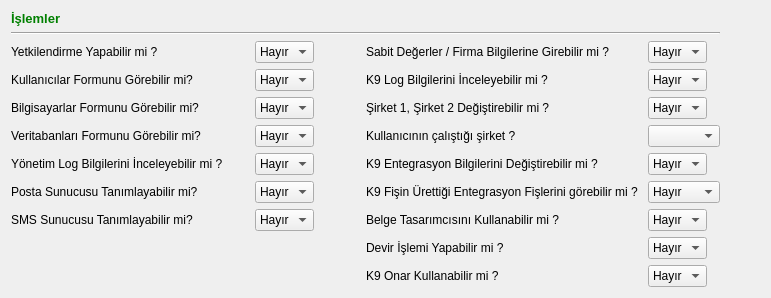
     <widget class="QWidget" name="tab_8">
      <attribute name="title">
       <string>Sistem</string>
      </attribute>
      <layout class="QGridLayout" name="gridLayout_16">
       <item row="0" column="0">
        <layout class="QGridLayout" name="gridLayout_2" columnstretch="0,0,1,0,0,1">
         <item row="0" column="0">
          <widget class="QLabel" name="label_191">
           <property name="sizePolicy">
            <sizepolicy hsizetype="Fixed" vsizetype="Fixed">
             <horstretch>0</horstretch>
             <verstretch>0</verstretch>
            </sizepolicy>
           </property>
           <property name="text">
            <string>&lt;!DOCTYPE HTML PUBLIC &quot;-//W3C//DTD HTML 4.0//EN&quot; &quot;http://www.w3.org/TR/REC-html40/strict.dtd&quot;&gt;
&lt;html&gt;&lt;head&gt;&lt;meta name=&quot;qrichtext&quot; content=&quot;1&quot; /&gt;&lt;style type=&quot;text/css&quot;&gt;
p, li { white-space: pre-wrap; }
&lt;/style&gt;&lt;/head&gt;&lt;body style=&quot; font-family:'Sans Serif'; font-size:10pt; font-weight:400; font-style:normal;&quot;&gt;
&lt;p style=&quot; margin-top:0px; margin-bottom:0px; margin-left:0px; margin-right:0px; -qt-block-indent:0; text-indent:0px;&quot;&gt;&lt;span style=&quot; font-weight:600; color:#008000;&quot;&gt;İşlemler&lt;/span&gt;&lt;/p&gt;&lt;/body&gt;&lt;/html&gt;</string>
           </property>
          </widget>
         </item>
         <item row="1" column="0" colspan="5">
          <widget class="Line" name="line_13">
           <property name="orientation">
            <enum>Qt::Horizontal</enum>
           </property>
          </widget>
         </item>
         <item row="2" column="0">
          <widget class="QLabel" name="label_27">
           <property name="sizePolicy">
            <sizepolicy hsizetype="Fixed" vsizetype="Expanding">
             <horstretch>0</horstretch>
             <verstretch>0</verstretch>
            </sizepolicy>
           </property>
           <property name="text">
            <string>Yetkilendirme Yapabilir mi ?</string>
           </property>
          </widget>
         </item>
         <item row="2" column="1">
          <widget class="QComboBox" name="yonetim_combo_box_k9_yetkilendirme">
           <property name="sizePolicy">
            <sizepolicy hsizetype="Fixed" vsizetype="Fixed">
             <horstretch>0</horstretch>
             <verstretch>0</verstretch>
            </sizepolicy>
           </property>
           <item>
            <property name="text">
             <string>Hayır</string>
            </property>
           </item>
           <item>
            <property name="text">
             <string>Evet</string>
            </property>
           </item>
          </widget>
         </item>
         <item row="2" column="3">
          <widget class="QLabel" name="label_50">
           <property name="sizePolicy">
            <sizepolicy hsizetype="Fixed" vsizetype="Expanding">
             <horstretch>0</horstretch>
             <verstretch>0</verstretch>
            </sizepolicy>
           </property>
           <property name="text">
            <string>Sabit Değerler / Firma Bilgilerine Girebilir mi ?        </string>
           </property>
          </widget>
         </item>
         <item row="2" column="4">
          <widget class="QComboBox" name="yonetim_combo_box_k9_sabit_degerler">
           <property name="sizePolicy">
            <sizepolicy hsizetype="Fixed" vsizetype="Fixed">
             <horstretch>0</horstretch>
             <verstretch>0</verstretch>
            </sizepolicy>
           </property>
           <item>
            <property name="text">
             <string>Hayır</string>
            </property>
           </item>
           <item>
            <property name="text">
             <string>Evet</string>
            </property>
           </item>
          </widget>
         </item>
         <item row="3" column="0">
          <widget class="QLabel" name="label_kullanicilar_formunu_gorebilir_mi">
           <property name="sizePolicy">
            <sizepolicy hsizetype="Fixed" vsizetype="Expanding">
             <horstretch>0</horstretch>
             <verstretch>0</verstretch>
            </sizepolicy>
           </property>
           <property name="text">
            <string>Kullanıcılar Formunu Görebilir mi?</string>
           </property>
          </widget>
         </item>
         <item row="3" column="1">
          <widget class="QComboBox" name="sistem_comboBox_kullanicilar_formunu_gorebilir_mi">
           <property name="sizePolicy">
            <sizepolicy hsizetype="Fixed" vsizetype="Fixed">
             <horstretch>0</horstretch>
             <verstretch>0</verstretch>
            </sizepolicy>
           </property>
           <item>
            <property name="text">
             <string>Hayır</string>
            </property>
           </item>
           <item>
            <property name="text">
             <string>Evet</string>
            </property>
           </item>
          </widget>
         </item>
         <item row="3" column="2">
          <spacer name="horizontalSpacer">
           <property name="orientation">
            <enum>Qt::Horizontal</enum>
           </property>
           <property name="sizeHint" stdset="0">
            <size>
             <width>40</width>
             <height>20</height>
            </size>
           </property>
          </spacer>
         </item>
         <item row="3" column="3">
          <widget class="QLabel" name="label_32">
           <property name="sizePolicy">
            <sizepolicy hsizetype="Fixed" vsizetype="Expanding">
             <horstretch>0</horstretch>
             <verstretch>0</verstretch>
            </sizepolicy>
           </property>
           <property name="text">
            <string>K9 Log Bilgilerini İnceleyebilir mi ?</string>
           </property>
          </widget>
         </item>
         <item row="3" column="4">
          <widget class="QComboBox" name="yonetim_combo_box_k9_log_bilgileri">
           <property name="sizePolicy">
            <sizepolicy hsizetype="Fixed" vsizetype="Fixed">
             <horstretch>0</horstretch>
             <verstretch>0</verstretch>
            </sizepolicy>
           </property>
           <item>
            <property name="text">
             <string>Hayır</string>
            </property>
           </item>
           <item>
            <property name="text">
             <string>Evet</string>
            </property>
           </item>
          </widget>
         </item>
         <item row="3" column="5">
          <spacer name="horizontalSpacer_62">
           <property name="orientation">
            <enum>Qt::Horizontal</enum>
           </property>
           <property name="sizeHint" stdset="0">
            <size>
             <width>40</width>
             <height>20</height>
            </size>
           </property>
          </spacer>
         </item>
         <item row="4" column="0">
          <widget class="QLabel" name="label_bilgisayarlar_formunu_gorebilir_mi">
           <property name="sizePolicy">
            <sizepolicy hsizetype="Fixed" vsizetype="Expanding">
             <horstretch>0</horstretch>
             <verstretch>0</verstretch>
            </sizepolicy>
           </property>
           <property name="text">
            <string>Bilgisayarlar Formunu Görebilir mi?</string>
           </property>
          </widget>
         </item>
         <item row="4" column="1">
          <widget class="QComboBox" name="sistem_comboBox_bilgisayarlar_formunu_gorebilir_mi">
           <property name="sizePolicy">
            <sizepolicy hsizetype="Fixed" vsizetype="Fixed">
             <horstretch>0</horstretch>
             <verstretch>0</verstretch>
            </sizepolicy>
           </property>
           <item>
            <property name="text">
             <string>Hayır</string>
            </property>
           </item>
           <item>
            <property name="text">
             <string>Evet</string>
            </property>
           </item>
          </widget>
         </item>
         <item row="5" column="0">
          <widget class="QLabel" name="label_firmalar_formunu_gorebilir_mi">
           <property name="sizePolicy">
            <sizepolicy hsizetype="Fixed" vsizetype="Expanding">
             <horstretch>0</horstretch>
             <verstretch>0</verstretch>
            </sizepolicy>
           </property>
           <property name="text">
            <string>Veritabanları Formunu Görebilir mi?</string>
           </property>
          </widget>
         </item>
         <item row="5" column="1">
          <widget class="QComboBox" name="sistem_comboBox_firmalar_formunu_gorebilir_mi">
           <property name="sizePolicy">
            <sizepolicy hsizetype="Fixed" vsizetype="Fixed">
             <horstretch>0</horstretch>
             <verstretch>0</verstretch>
            </sizepolicy>
           </property>
           <item>
            <property name="text">
             <string>Hayır</string>
            </property>
           </item>
           <item>
            <property name="text">
             <string>Evet</string>
            </property>
           </item>
          </widget>
         </item>
         <item row="5" column="3">
          <widget class="QLabel" name="label_k9_ent_bilgilerini_degistirebilir_mi_2">
           <property name="sizePolicy">
            <sizepolicy hsizetype="Fixed" vsizetype="Expanding">
             <horstretch>0</horstretch>
             <verstretch>0</verstretch>
            </sizepolicy>
           </property>
           <property name="text">
            <string>Kullanıcının çalıştığı şirket ?</string>
           </property>
          </widget>
         </item>
         <item row="5" column="4">
          <widget class="QComboBox" name="yonetim_comboBox_k9_kullancinin_calistigi_sirket">
           <property name="sizePolicy">
            <sizepolicy hsizetype="Fixed" vsizetype="Fixed">
             <horstretch>0</horstretch>
             <verstretch>0</verstretch>
            </sizepolicy>
           </property>
           <property name="sizeAdjustPolicy">
            <enum>QComboBox::AdjustToContentsOnFirstShow</enum>
           </property>
          </widget>
         </item>
         <item row="8" column="3">
          <widget class="QLabel" name="label_yonetim_belge_tasarimcisi">
           <property name="sizePolicy">
            <sizepolicy hsizetype="Fixed" vsizetype="Expanding">
             <horstretch>0</horstretch>
             <verstretch>0</verstretch>
            </sizepolicy>
           </property>
           <property name="text">
            <string>Belge Tasarımcısını Kullanabilir mi ?</string>
           </property>
          </widget>
         </item>
         <item row="8" column="4">
          <widget class="QComboBox" name="yonetim_combo_box_belge_tasarimcisi">
           <property name="sizePolicy">
            <sizepolicy hsizetype="Fixed" vsizetype="Fixed">
             <horstretch>0</horstretch>
             <verstretch>0</verstretch>
            </sizepolicy>
           </property>
           <item>
            <property name="text">
             <string>Hayır</string>
            </property>
           </item>
           <item>
            <property name="text">
             <string>Evet</string>
            </property>
           </item>
          </widget>
         </item>
         <item row="9" column="3">
          <widget class="QLabel" name="label_ynt_devir_islemi">
           <property name="sizePolicy">
            <sizepolicy hsizetype="Fixed" vsizetype="Expanding">
             <horstretch>0</horstretch>
             <verstretch>0</verstretch>
            </sizepolicy>
           </property>
           <property name="text">
            <string>Devir İşlemi Yapabilir mi ?</string>
           </property>
          </widget>
         </item>
         <item row="9" column="4">
          <widget class="QComboBox" name="yonetim_combo_box_k9_devir_islemi">
           <property name="sizePolicy">
            <sizepolicy hsizetype="Fixed" vsizetype="Fixed">
             <horstretch>0</horstretch>
             <verstretch>0</verstretch>
            </sizepolicy>
           </property>
           <item>
            <property name="text">
             <string>Hayır</string>
            </property>
           </item>
           <item>
            <property name="text">
             <string>Evet</string>
            </property>
           </item>
          </widget>
         </item>
         <item row="10" column="3">
          <widget class="QLabel" name="label_ynt_k9_onar">
           <property name="sizePolicy">
            <sizepolicy hsizetype="Fixed" vsizetype="Expanding">
             <horstretch>0</horstretch>
             <verstretch>0</verstretch>
            </sizepolicy>
           </property>
           <property name="text">
            <string>K9 Onar Kullanabilir mi ?</string>
           </property>
          </widget>
         </item>
         <item row="10" column="4">
          <widget class="QComboBox" name="yonetim_combo_box_k9_onar">
           <property name="sizePolicy">
            <sizepolicy hsizetype="Fixed" vsizetype="Fixed">
             <horstretch>0</horstretch>
             <verstretch>0</verstretch>
            </sizepolicy>
           </property>
           <item>
            <property name="text">
             <string>Hayır</string>
            </property>
           </item>
           <item>
            <property name="text">
             <string>Evet</string>
            </property>
           </item>
          </widget>
         </item>
         <item row="6" column="3">
          <widget class="QLabel" name="label_k9_ent_bilgilerini_degistirebilir_mi">
           <property name="sizePolicy">
            <sizepolicy hsizetype="Fixed" vsizetype="Expanding">
             <horstretch>0</horstretch>
             <verstretch>0</verstretch>
            </sizepolicy>
           </property>
           <property name="text">
            <string>K9 Entegrasyon Bilgilerini Değiştirebilir mi ?</string>
           </property>
          </widget>
         </item>
         <item row="6" column="4">
          <widget class="QComboBox" name="yonetim_comboBox_k9_ent_bilgilerini_degistirebilir_mi">
           <property name="sizePolicy">
            <sizepolicy hsizetype="Fixed" vsizetype="Fixed">
             <horstretch>0</horstretch>
             <verstretch>0</verstretch>
            </sizepolicy>
           </property>
           <property name="sizeAdjustPolicy">
            <enum>QComboBox::AdjustToContentsOnFirstShow</enum>
           </property>
           <item>
            <property name="text">
             <string>Hayır</string>
            </property>
           </item>
           <item>
            <property name="text">
             <string>Evet</string>
            </property>
           </item>
          </widget>
         </item>
         <item row="4" column="3">
          <widget class="QLabel" name="label_calistigi_sirket">
           <property name="text">
            <string>Şirket 1, Şirket 2 Değiştirebilir mi ?</string>
           </property>
          </widget>
         </item>
         <item row="6" column="0">
          <widget class="QLabel" name="label_007_yonetim_bilgilerini_gorebilir_mi_3">
           <property name="sizePolicy">
            <sizepolicy hsizetype="Fixed" vsizetype="Expanding">
             <horstretch>0</horstretch>
             <verstretch>0</verstretch>
            </sizepolicy>
           </property>
           <property name="text">
            <string>Yönetim Log Bilgilerini İnceleyebilir mi ?        </string>
           </property>
          </widget>
         </item>
         <item row="10" column="0">
          <spacer name="horizontalSpacer_72">
           <property name="orientation">
            <enum>Qt::Horizontal</enum>
           </property>
           <property name="sizeHint" stdset="0">
            <size>
             <width>40</width>
             <height>20</height>
            </size>
           </property>
          </spacer>
         </item>
         <item row="6" column="1">
          <widget class="QComboBox" name="sistem_comboBox_007_yonetim_bilgilerini_gorebilir_mi">
           <property name="sizePolicy">
            <sizepolicy hsizetype="Fixed" vsizetype="Fixed">
             <horstretch>0</horstretch>
             <verstretch>0</verstretch>
            </sizepolicy>
           </property>
           <item>
            <property name="text">
             <string>Hayır</string>
            </property>
           </item>
           <item>
            <property name="text">
             <string>Evet</string>
            </property>
           </item>
          </widget>
         </item>
         <item row="4" column="4">
          <widget class="QComboBox" name="yonetim_combo_box_kullanici_sirket_degistire_bilir_mi">
           <property name="sizePolicy">
            <sizepolicy hsizetype="Fixed" vsizetype="Fixed">
             <horstretch>0</horstretch>
             <verstretch>0</verstretch>
            </sizepolicy>
           </property>
           <item>
            <property name="text">
             <string>Hayır</string>
            </property>
           </item>
           <item>
            <property name="text">
             <string>Evet</string>
            </property>
           </item>
          </widget>
         </item>
         <item row="7" column="3">
          <widget class="QLabel" name="label_97">
           <property name="text">
            <string>K9 Fişin Ürettiği Entegrasyon Fişlerini görebilir mi ? </string>
           </property>
          </widget>
         </item>
         <item row="7" column="4">
          <widget class="QComboBox" name="yonetim_comboBox_k9_urettigi_fisleri_grbilir_mi">
           <item>
            <property name="text">
             <string>Hayır</string>
            </property>
           </item>
           <item>
            <property name="text">
             <string>Evet</string>
            </property>
           </item>
          </widget>
         </item>
         <item row="7" column="0">
          <widget class="QLabel" name="label_5">
           <property name="sizePolicy">
            <sizepolicy hsizetype="Fixed" vsizetype="Expanding">
             <horstretch>0</horstretch>
             <verstretch>0</verstretch>
            </sizepolicy>
           </property>
           <property name="text">
            <string>Posta Sunucusu Tanımlayabilir mi?</string>
           </property>
          </widget>
         </item>
         <item row="7" column="1">
          <widget class="QComboBox" name="sistem_combo_box_posta_sunucusu_tanimlayabilirmi">
           <property name="sizePolicy">
            <sizepolicy hsizetype="Fixed" vsizetype="Fixed">
             <horstretch>0</horstretch>
             <verstretch>0</verstretch>
            </sizepolicy>
           </property>
           <item>
            <property name="text">
             <string>Hayır</string>
            </property>
           </item>
           <item>
            <property name="text">
             <string>Evet</string>
            </property>
           </item>
          </widget>
         </item>
         <item row="8" column="0">
          <widget class="QLabel" name="label_6">
           <property name="sizePolicy">
            <sizepolicy hsizetype="Fixed" vsizetype="Expanding">
             <horstretch>0</horstretch>
             <verstretch>0</verstretch>
            </sizepolicy>
           </property>
           <property name="text">
            <string>SMS Sunucusu Tanımlayabilir mi?</string>
           </property>
          </widget>
         </item>
         <item row="8" column="1">
          <widget class="QComboBox" name="sistem_combo_box_sms_sunucusu_tanimlayabilirmi">
           <property name="sizePolicy">
            <sizepolicy hsizetype="Fixed" vsizetype="Fixed">
             <horstretch>0</horstretch>
             <verstretch>0</verstretch>
            </sizepolicy>
           </property>
           <item>
            <property name="text">
             <string>Hayır</string>
            </property>
           </item>
           <item>
            <property name="text">
             <string>Evet</string>
            </property>
           </item>
          </widget>
         </item>
        </layout>
       </item>
      </layout>
     </widget>
